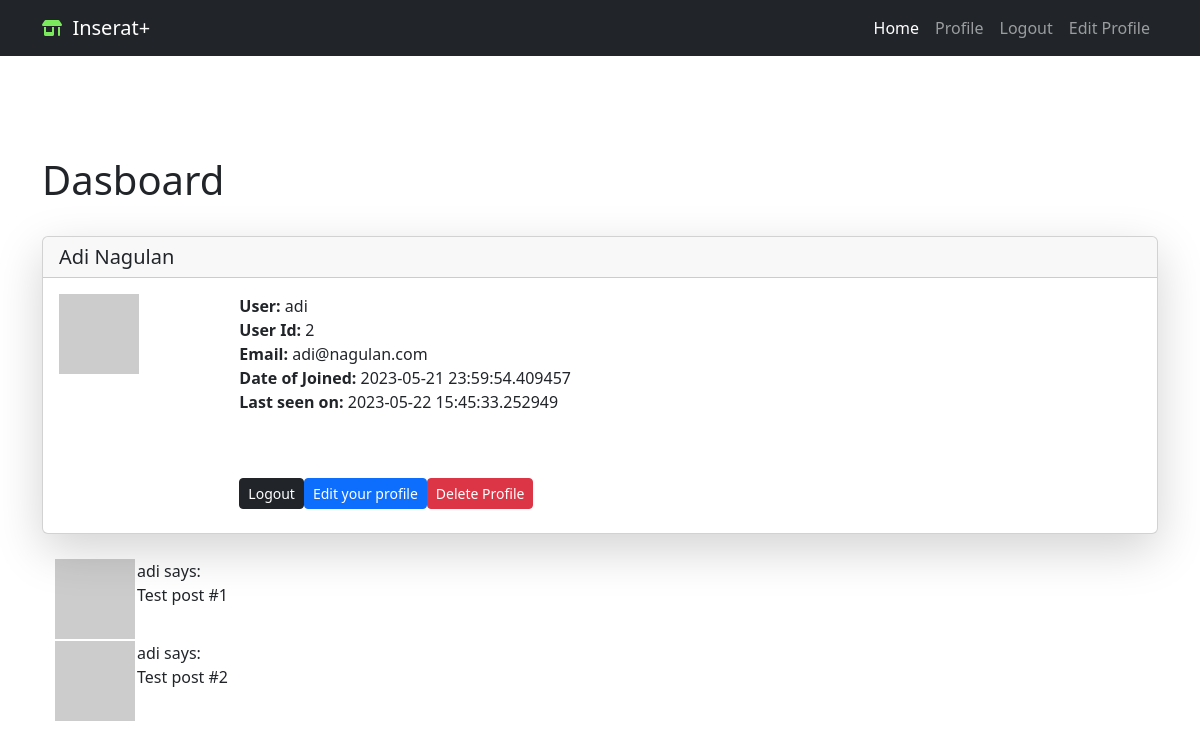
/user/adi (signed in), run on the app's committed database.
### app/models/login.py (models this page shows, shortened)
class User(db.Model, UserMixin):
    id = db.Column(db.Integer, primary_key=True)
    first_name = db.Column(db.String(50), nullable=False)
    last_name = db.Column(db.String(50), nullable=False)
    username = db.Column(db.String(20), unique=True, nullable=False)
    email = db.Column(db.String(120), unique=True, nullable=False)
    password_hash = db.Column(db.String(128), nullable=False)
    user_adedd = db.Column(db.DateTime, default=datetime.utcnow)
    last_seen = db.Column(db.DateTime, default=datetime.utcnow)
    def avatar(self, size):
        digest = md5(self.email.lower().encode('utf-8')).hexdigest()
        return 'https://www.gravatar.com/avatar/{}?d=identicon&s={}'.format(
            digest, size
            )

### app/routes.py (the view)
@app.route('/user/<username>')
@login_required
def user(username):
    user = User.query.filter_by(username=username).first_or_404()
    posts = [
        {'author': user, 'body': 'Test post #1'},
        {'author': user, 'body': 'Test post #2'}
    ]
    return render_template('user.html', user=user, posts=posts)

### app/models/login.py (called while the page is built)
@login.user_loader
def load_user(id):
    return User.query.get(int(id))

### app/routes.py (called while the page is built)
@app.before_request
def before_request():
    if current_user.is_authenticated:
        current_user.last_seen = datetime.utcnow()
        db.session.commit()

### app/templates/user.html (shortened to what this page needs)
{% extends "base.html" %}
{% block content %}
<div class="container custom-container ">
  <h1>Dasboard</h1><br/>
  <div class="card shadow-lg">
    <h5 class="card-header">
      {{ user.first_name }}  {{ user.last_name }}</h5>
    <div class="card-body">
      <div class="card-title">
        <div class="row  g-0">
          <div class="col-sm-2 ">
            <img src="{{ user.avatar(128) }}">
          </div>
          <div class="col-sm-5">
                <strong>User:</strong>
                {{ user.username }}<br/>
                <strong>User Id:</strong>
                {{ user.id }}<br/>
                <strong>Email:</strong>
                {{ user.email }}<br/>
                <strong>Date of Joined:</strong>
                {{ user.user_adedd}}<br/>
                {% if user.last_seen %}<strong>Last seen on:</strong> {{ user.last_seen }}</p>{% endif %}
                <br/><br/>
                <div class="d-flex">
                  <a href="{{ url_for('logout') }}" class="btn btn-dark btn-sm mr-2">Logout</a><p></p>
                  <a href="{{ url_for('edit_profile') }}" class="btn btn-primary btn-sm mr-2">Edit your profile</a>
                  <form action="{{ url_for('delete_profile') }}" method="POST" onsubmit="return confirm('Are you sure you want to delete your profile?');">
                    <button type="submit" class="btn btn-danger btn-sm">Delete Profile</button>
                  </form>
                </div>
        </div>
      </div>
    </div>
  </div>
</div>
<br>
<div class="container">
{% for post in posts %}
    {% include 'includes/_post.html' %}
{% endfor %}
</div>
{% endblock %}

### app/templates/includes/_post.html
{% block content %}
  <table>
    <tr valign="top">
        <td><img src="{{ post.author.avatar(36) }}"></td>
        <td>{{ post.author.username }} says:<br>{{ post.body }}</td>
    </tr>
</table>
{% endblock %}

### app/templates/user.html (style rules this page uses)
.custom-container { margin-top: 50px; }

### data on the page
User: first_name "Adi", last_name "Nagulan", username "adi", id "2", email "adi@nagulan.com", user_adedd "2023-05-21 23:59:54.409457", last_seen "2023-05-22 15:45:33.252949", author.username "adi" "adi"

### other printed values
{{ post.body }} "Test post #1" "Test post #2"
